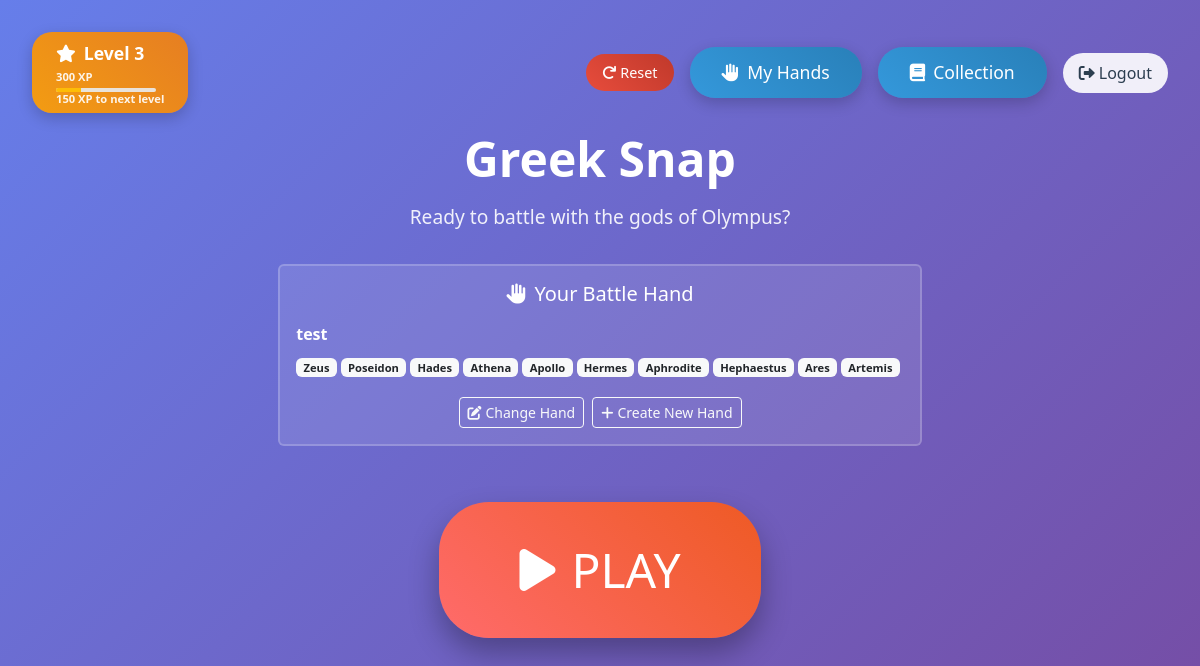
Before: / (signed in) with the older database file.
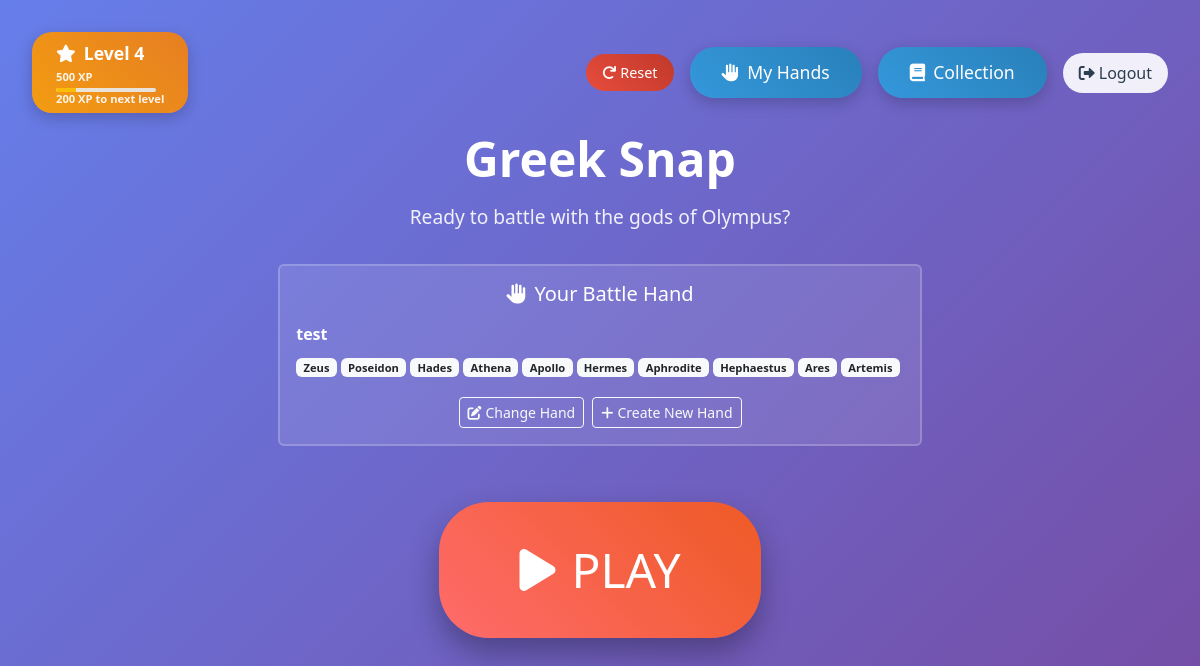
After: the same page with the newer database file.
### main.py (models this page shows)
class User(UserMixin, db.Model):
    __tablename__ = "users"
    id: Mapped[int] = mapped_column(Integer, primary_key=True)
    email: Mapped[str] = mapped_column(String(100), unique=True)
    password: Mapped[str] = mapped_column(String(100))
    date_of_signup: Mapped[Date] = mapped_column(Date)
    xp: Mapped[int] = mapped_column(Integer, default=0)  # XP points
    last_daily_win: Mapped[Date] = mapped_column(Date, nullable=True)  # Track daily win bonus
    misc1: Mapped[str] = mapped_column(String(100), nullable=True)
    misc2: Mapped[str] = mapped_column(String(100), nullable=True)
    misc3: Mapped[str] = mapped_column(String(100), nullable=True)
    collection = relationship("UserCollection", back_populates="user", uselist=False)

### main.py (the view, shortened to what this page needs)
@app.route('/')
def index():
    if current_user.is_authenticated:
        user_level = XPSystem.get_level_from_xp(current_user.xp)
        xp_for_next = XPSystem.get_xp_for_next_level(current_user.xp)
        progress = XPSystem.get_progress_to_next_level(current_user.xp)
        user_collection = UserCollection.query.filter_by(user_id=current_user.id).first()
        if user_collection and user_collection.unlocked_cards is not None:
            unlocked_cards = user_collection.unlocked_cards if isinstance(user_collection.unlocked_cards, list) else []
        else:
            unlocked_cards = []
        pending_rewards = XPSystem.get_pending_rewards(current_user.xp, unlocked_cards)
        from xp_system import LEVEL_REWARDS, LEVEL_XP_REQUIREMENTS
        card_id_to_name = {card['id']: card['name'] for card in CHARACTERS}
        return render_template('index.html',
                             user=current_user,
                             level=user_level,
                             xp=current_user.xp,
                             xp_for_next=xp_for_next,
                             progress=progress,
                             pending_rewards=pending_rewards,
                             level_rewards=LEVEL_REWARDS,
                             level_xp_requirements=LEVEL_XP_REQUIREMENTS,
                             card_id_to_name=card_id_to_name,
                             unlocked_cards=unlocked_cards)

### main.py (called while the page is built)
@login_manager.user_loader
def load_user(user_id):
    return db.get_or_404(User, user_id)

### xp_system.py (called while the page is built)
    @staticmethod
    def get_level_from_xp(xp):
        current_level = 1
        for level, required_xp in LEVEL_XP_REQUIREMENTS.items():
            if xp >= required_xp:
                current_level = level
            else:
                break
        return current_level

    @staticmethod
    def get_xp_for_next_level(current_xp):
        current_level = XPSystem.get_level_from_xp(current_xp)
        next_level = current_level + 1
        if next_level in LEVEL_XP_REQUIREMENTS:
            return LEVEL_XP_REQUIREMENTS[next_level] - current_xp
        else:
            return 0  # Max level reached

    @staticmethod
    def get_progress_to_next_level(current_xp):
        current_level = XPSystem.get_level_from_xp(current_xp)
        next_level = current_level + 1
        if next_level not in LEVEL_XP_REQUIREMENTS:
            return 100  # Max level reached
        current_level_xp = LEVEL_XP_REQUIREMENTS[current_level]
        next_level_xp = LEVEL_XP_REQUIREMENTS[next_level]
        xp_in_current_level = current_xp - current_level_xp
        xp_needed_for_next = next_level_xp - current_level_xp
        return min(100, (xp_in_current_level / xp_needed_for_next) * 100)

    @staticmethod
    def get_pending_rewards(user_xp, unlocked_cards):
        current_level = XPSystem.get_level_from_xp(user_xp)
        pending_rewards = []
        for level in range(1, current_level + 1):
            level_rewards = LEVEL_REWARDS.get(level, [])
            for card_id in level_rewards:
                if card_id not in unlocked_cards:
                    pending_rewards.append({
                        'level': level,
                        'card_id': card_id
                    })
        return pending_rewards

### templates/index.html (shortened to what this page needs)
<!DOCTYPE html>
<html lang="en">
<head>
    <link href="https://cdn.jsdelivr.net/npm/bootstrap@5.3.0/dist/css/bootstrap.min.css" rel="stylesheet">
    <link rel="stylesheet" href="{{ url_for('static', filename='css/style.css') }}">
    <link href="https://cdnjs.cloudflare.com/ajax/libs/font-awesome/6.0.0/css/all.min.css" rel="stylesheet">
</head>
<body>
    <div class="welcome-container">
        {% if user.is_authenticated %}
            <div class="top-bar">
                <div class="level-display {% if pending_rewards %}has-rewards{% endif %}"
                     onclick="showLevelRewards()"
                     style="position: relative;">
                    <i class="fas fa-star me-2"></i>Level {{ level }}
                    <div class="xp-info">
                        <small>{{ xp }} XP</small>
                        {% if xp_for_next > 0 %}
                            <div class="progress mt-1" style="height: 4px; width: 100px;">
                                <div class="progress-bar bg-warning" style="width: {{ progress }}%"></div>
                            </div>
                            <small>{{ xp_for_next }} XP to next level</small>
                        {% endif %}
                    </div>
                </div>
                <div class="top-controls">
                    <button class="reset-button" onclick="resetUser()" title="Reset all user data">
                        <i class="fas fa-redo me-1"></i>Reset
                    </button>
                    <a href="{{ url_for('create_hand') }}" class="collection-button">
                        <i class="fas fa-hand-paper me-2"></i>My Hands
                    </a>
                    <a href="{{ url_for('collection') }}" class="collection-button">
                        <i class="fas fa-book me-2"></i>Collection
                    </a>
                    <a href="{{ url_for('logout') }}" class="logout-button">
                        <i class="fas fa-sign-out-alt me-1"></i>Logout
                    </a>
                </div>
            </div>
            <div class="welcome-card">
                <h1 class="game-title">Greek Snap</h1>
                <p class="game-subtitle">Ready to battle with the gods of Olympus?</p>
                <div class="hand-selection-section mb-4">
                    <div class="card" style="background: rgba(255, 255, 255, 0.1); border: 2px solid rgba(255, 255, 255, 0.2);">
                        <div class="card-body">
                            <h5 class="text-white mb-3">
                                <i class="fas fa-hand-paper me-2"></i>Your Battle Hand
                            </h5>
                            <div id="current-hand-display" class="mb-3">
                            </div>
                            <div class="d-flex gap-2 justify-content-center">
                                <button class="btn btn-outline-light btn-sm" onclick="showHandSelection()">
                                    <i class="fas fa-edit me-1"></i>Change Hand
                                </button>
                                <a href="{{ url_for('create_hand') }}" class="btn btn-outline-light btn-sm">
                                    <i class="fas fa-plus me-1"></i>Create New Hand
                                </a>
                            </div>
                        </div>
                    </div>
                </div>
                <a href="{{ url_for('game') }}" class="big-play-button">
                    <i class="fas fa-play me-3"></i>PLAY
                </a>
            </div>
        {% endif %}
    </div>
</body>
</html>

### static/css/style.css (style rules this page uses)
body { background: #f8f9fa; min-height: 100vh; color: #333; }

### templates/index.html (style rules this page uses)
.welcome-container { min-height: 100vh; display: flex; align-items: center; justify-content: center; background: linear-gradient(135deg, #667eea 0%, #764ba2 100%); }
.welcome-card { text-align: center; }
.big-play-button { background: linear-gradient(45deg, #ff6b6b, #ee5a24); border: none; padding: 2rem 5rem; font-size: 3rem; border-radius: 50px; color: white; text-decoration: none; display: inline-block; transition: all 0.3s ease; box-shadow: 0 15px 30px rgba(0, 0, 0, 0.3); margin: 2rem 0; }
.collection-button { background: linear-gradient(45deg, #3498db, #2980b9); border: none; padding: 0.75rem 2rem; font-size: 1.1rem; border-radius: 25px; color: white; text-decoration: none; display: inline-block; transition: all 0.3s ease; box-shadow: 0 5px 15px rgba(0, 0, 0, 0.2); }
.game-title { color: white; font-size: 3rem; font-weight: bold; margin-bottom: 1rem; }
.game-subtitle { color: rgba(255, 255, 255, 0.9); font-size: 1.2rem; margin-bottom: 2rem; }
.level-display { background: linear-gradient(45deg, #f39c12, #e67e22); color: white; padding: 0.5rem 1.5rem; border-radius: 20px; font-weight: bold; font-size: 1.1rem; box-shadow: 0 5px 15px rgba(0, 0, 0, 0.2); cursor: pointer; transition: all 0.3s ease; }
.xp-info { margin-top: 0.25rem; font-size: 0.8rem; opacity: 0.9; }
.xp-info small { display: block; line-height: 1.2; }
.top-bar { position: absolute; top: 2rem; left: 2rem; right: 2rem; display: flex; justify-content: space-between; align-items: center; }
.logout-button { background: rgba(255, 255, 255, 0.9); border: none; padding: 0.5rem 1rem; border-radius: 20px; color: #2c3e50; text-decoration: none; transition: all 0.3s ease; }
.top-controls { display: flex; align-items: center; gap: 1rem; }
.reset-button { background: linear-gradient(45deg, #e74c3c, #c0392b); border: none; padding: 0.5rem 1rem; border-radius: 20px; color: white; text-decoration: none; transition: all 0.3s ease; font-size: 0.9rem; cursor: pointer; }

Changed rows visible on the page:
changed User: xp "300" → "500"
Other visible differences:
{{ level }}: "3" → "4"
{{ progress }}: 25.0 → 20.0 (drawn)
{{ xp_for_next }}: "150" → "200"
